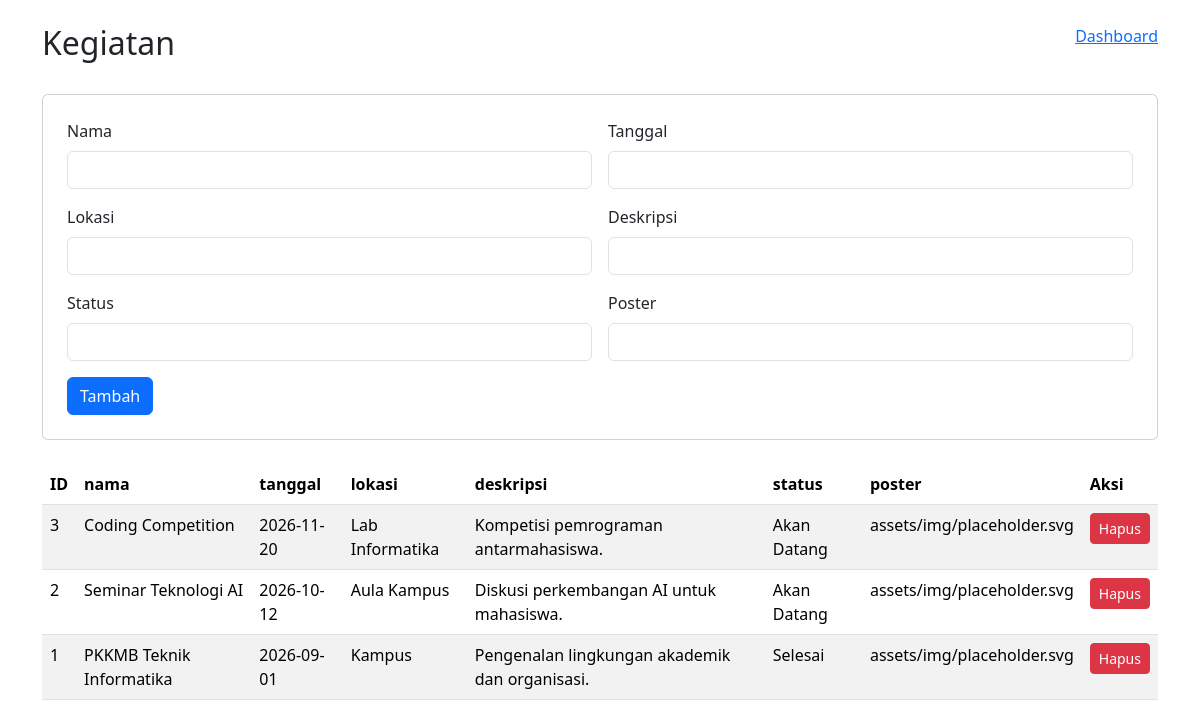
Screenshot of /admin/kegiatan.php (signed in) with the database file from the repository.
### tables this page shows
CREATE TABLE kegiatan(id INT AUTO_INCREMENT PRIMARY KEY,nama VARCHAR(160),tanggal DATE,lokasi VARCHAR(150),deskripsi TEXT,status VARCHAR(30),poster VARCHAR(255));

### config/auth.php (called while the page is built, shortened)
<?php
function e($value) {
    return htmlspecialchars($value ?? '', ENT_QUOTES, 'UTF-8');
}
?>

### admin/kegiatan.php (the view)
<?php require "../config/auth.php";require "../config/database.php";if($_SERVER["REQUEST_METHOD"]==="POST"){$vals=[];foreach(["nama", "tanggal", "lokasi", "deskripsi", "status", "poster"] as $c)$vals[]=$_POST[$c]??"";$pdo->prepare("INSERT INTO kegiatan (nama,tanggal,lokasi,deskripsi,status,poster) VALUES (?,?,?,?,?,?)")->execute($vals);header("Location:kegiatan.php");exit;}if(isset($_GET["delete"])){$pdo->prepare("DELETE FROM kegiatan WHERE id=?")->execute([(int)$_GET["delete"]]);header("Location:kegiatan.php");exit;}$rows=$pdo->query("SELECT * FROM kegiatan ORDER BY id DESC")->fetchAll();?><!doctype html><html lang="id"><head><meta charset="utf-8"><meta name="viewport" content="width=device-width,initial-scale=1"><title>Kegiatan | Admin</title><link href="https://cdn.jsdelivr.net/npm/bootstrap@5.3.3/dist/css/bootstrap.min.css" rel="stylesheet"></head><body><div class="container py-4"><div class="d-flex justify-content-between"><h2>Kegiatan</h2><a href="index.php">Dashboard</a></div><div class="card p-4 my-4"><form method="post" class="row g-3"><div class="col-md-6"><label class="form-label">Nama</label><input name="nama" class="form-control"></div><div class="col-md-6"><label class="form-label">Tanggal</label><input name="tanggal" class="form-control"></div><div class="col-md-6"><label class="form-label">Lokasi</label><input name="lokasi" class="form-control"></div><div class="col-md-6"><label class="form-label">Deskripsi</label><input name="deskripsi" class="form-control"></div><div class="col-md-6"><label class="form-label">Status</label><input name="status" class="form-control"></div><div class="col-md-6"><label class="form-label">Poster</label><input name="poster" class="form-control"></div><div class="col-12"><button class="btn btn-primary">Tambah</button></div></form></div><div class="table-responsive"><table class="table table-striped"><thead><tr><th>ID</th><th>nama</th><th>tanggal</th><th>lokasi</th><th>deskripsi</th><th>status</th><th>poster</th><th>Aksi</th></tr></thead><tbody><?php foreach($rows as $r):?><tr><td><?=$r["id"]?></td><td><?=e($r["nama"])?></td><td><?=e($r["tanggal"])?></td><td><?=e($r["lokasi"])?></td><td><?=e($r["deskripsi"])?></td><td><?=e($r["status"])?></td><td><?=e($r["poster"])?></td><td><a class="btn btn-sm btn-danger" href="?delete=<?=$r["id"]?>" onclick="return confirm('Hapus data?')">Hapus</a></td></tr><?php endforeach;?></tbody></table></div></div></body></html>

### rows the page displays
kegiatan: id "3", nama "Coding Competition", tanggal "2026-11-20", lokasi "Lab Informatika", deskripsi "Kompetisi pemrograman antarmahasiswa.", status "Akan Datang", poster "assets/img/placeholder.svg"
kegiatan: id "2", nama "Seminar Teknologi AI", tanggal "2026-10-12", lokasi "Aula Kampus", deskripsi "Diskusi perkembangan AI untuk mahasiswa.", status "Akan Datang", poster "assets/img/placeholder.svg"
kegiatan: id "1", nama "PKKMB Teknik Informatika", tanggal "2026-09-01", lokasi "Kampus", deskripsi "Pengenalan lingkungan akademik dan organisasi.", status "Selesai", poster "assets/img/placeholder.svg"
